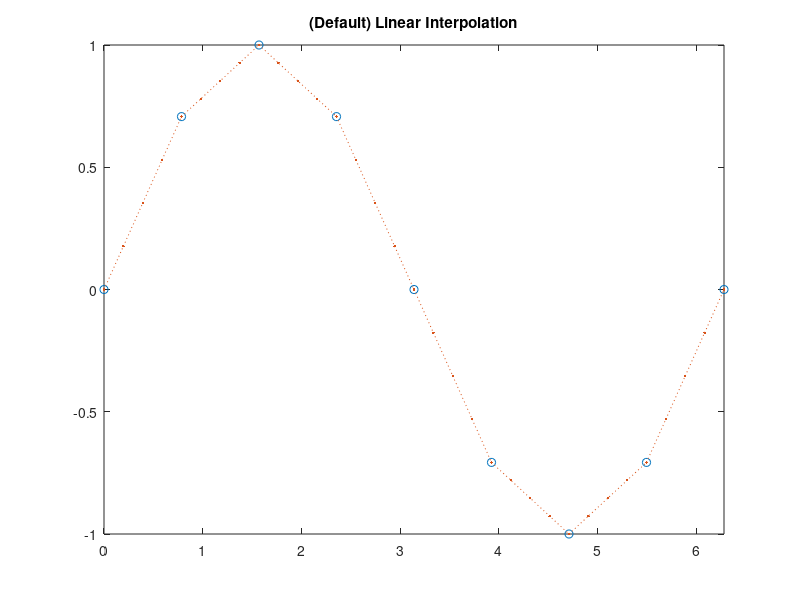
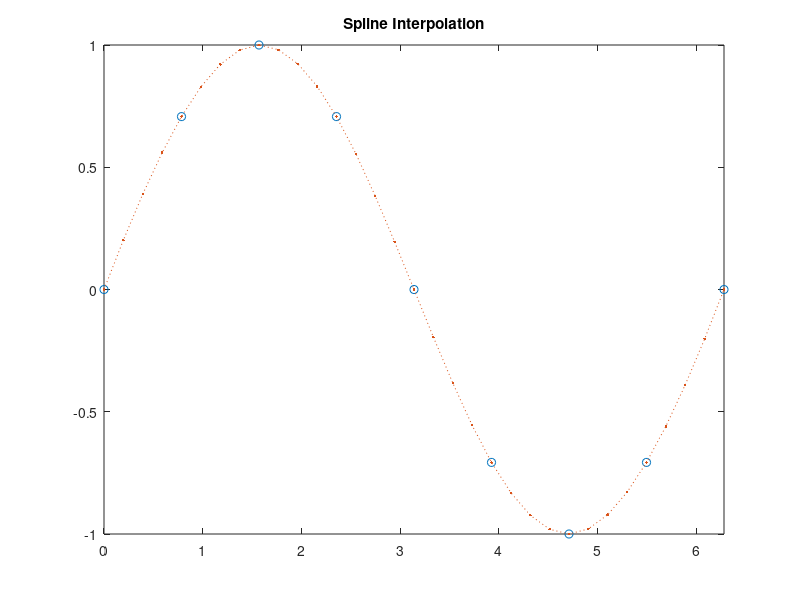

The MATLAB script that drew these images, in order:
clear
clc
x = 0:pi/4:2*pi; 
v = sin(x);
xq = 0:pi/16:2*pi;
figure
vq1 = interp1(x,v,xq);
plot(x,v,'o',xq,vq1,':.');
xlim([0 2*pi]);
title('(Default) Linear Interpolation');

figure
vq2 = interp1(x,v,xq,'spline');
plot(x,v,'o',xq,vq2,':.');
xlim([0 2*pi]);
title('Spline Interpolation');